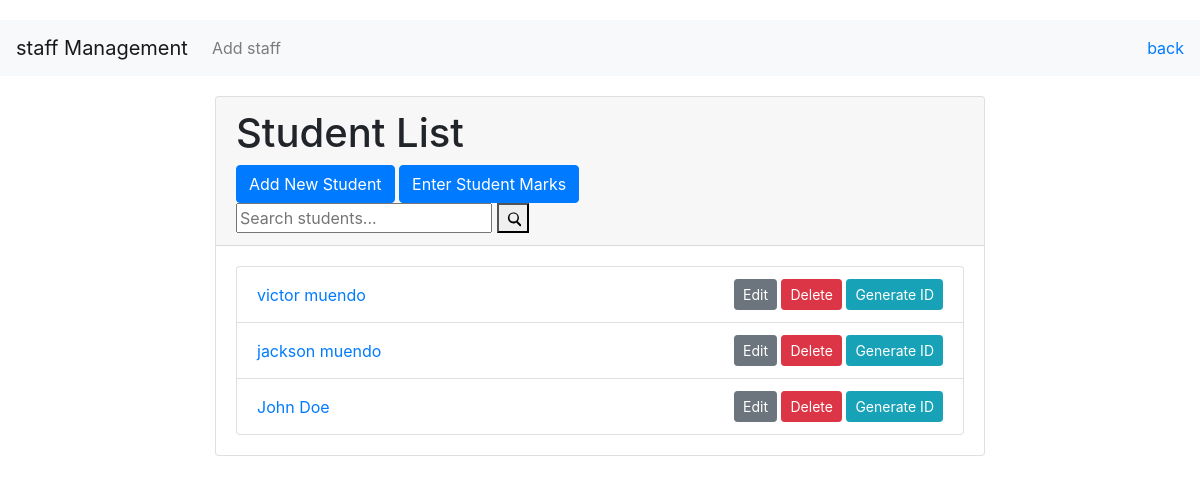
The page /student_management/students/ (signed in) on the database its author committed.
### student_management/models.py (models this page shows, shortened)
class Student(models.Model):
    GENDER_CHOICES = [
        ('M', 'Male'),
        ('F', 'Female'),
        ('O', 'Other'),
    ]
    name = models.CharField(max_length=100)
    age = models.PositiveIntegerField()
    email = models.EmailField(unique=True)
    phone = models.CharField(max_length=15, unique=True)
    location = models.CharField(max_length=100)
    hobby = models.CharField(max_length=100)
    gender = models.CharField(max_length=1, choices=GENDER_CHOICES)
    admission_number = models.CharField(max_length=12, unique=True, blank=True)
    serial_number = models.CharField(max_length=8, unique=True, editable=False)
    picture = models.ImageField(upload_to='student_pictures/', null=True, blank=True)

### student_management/views.py (the view)
# urls.py: path('students/', student_list, name='student_list'),
@login_required
def student_list(request):
    query = request.GET.get('search', '')
    students = Student.objects.filter(name__icontains=query)
    if request.headers.get('x-requested-with') == 'XMLHttpRequest':
        return JsonResponse(list(students.values('id', 'name')), safe=False)
    return render(request, 'student_list.html', {'students': students, 'query': query})

### asgiref/local.py (called while the page is built)
    def __getattr__(self, key):
        storage_object = self._data.get({})
        try:
            return storage_object[key]
        except KeyError:
            raise AttributeError(f"{self!r} object has no attribute {key!r}")

    def __setattr__(self, key: str, value: Any) -> None:
        if key == "_data":
            return super().__setattr__(key, value)
        storage_object = self._data.get({})
        storage_object[key] = value
        self._data.set(storage_object)

    def __delattr__(self, key: str) -> None:
        storage_object = self._data.get({})
        if key in storage_object:
            del storage_object[key]
            self._data.set(storage_object)
        else:
            raise AttributeError(f"{self!r} object has no attribute {key!r}")

    @contextlib.contextmanager
    def _lock_storage(self):
        if self._thread_critical:
            try:
                asyncio.get_running_loop()
            except RuntimeError:
                yield self._storage
            else:
                if not hasattr(self._storage, "cvar"):
                    self._storage.cvar = _CVar()
                yield self._storage.cvar
        else:
            with self._thread_lock:
                yield self._storage

    def __getattr__(self, key):
        with self._lock_storage() as storage:
            return getattr(storage, key)

    def __setattr__(self, key, value):
        if key in ("_local", "_storage", "_thread_critical", "_thread_lock"):
            return super().__setattr__(key, value)
        with self._lock_storage() as storage:
            setattr(storage, key, value)

    def __delattr__(self, key):
        with self._lock_storage() as storage:
            delattr(storage, key)

### student_management/templates/student_list.html (shortened to what this page needs)
{% extends 'base.html' %}
{% block content %}
<div class="card">
    <div class="card-header">
        <h1>Student List</h1>
        <a class="btn btn-primary" href="{% url 'student_create' %}">Add New Student</a>
        <a class="btn btn-primary" href="{% url 'enter_marks' 0 %}">Enter Student Marks</a>
        <form method="GET" action="{% url 'student_list' %}" class="search-form">
            <input type="text" id="search-input" name="search" value="{{ query }}" placeholder="Search students...">
            <button type="submit" class="search-button">
                <svg xmlns="http://www.w3.org/2000/svg" width="16" height="16" fill="currentColor" class="bi bi-search" viewBox="0 0 16 16">
                    <path d="M11.742 10.344a5.5 5.5 0 1 1 1.064-1.064l3.25 3.25a1 1 0 0 1-1.415 1.415l-3.25-3.25zM12.5 5.5a4 4 0 1 0-4 4 4 4 0 0 0 4-4z"/>
                </svg>
            </button>
        </form>
    </div>
    <div class="card-body">
        <ul class="list-group" id="student-list">
            {% for student in students %}
                <li class="list-group-item d-flex justify-content-between align-items-center">
                    <a href="{% url 'student_detail' student.pk %}">{{ student.name }}</a>
                    <span>
                        <a class="btn btn-secondary btn-sm" href="{% url 'student_update' student.pk %}">Edit</a>
                        <a class="btn btn-danger btn-sm" href="{% url 'student_delete' student.pk %}">Delete</a>
                        <a class="btn btn-info btn-sm" href="{% url 'studentid' student.pk %}">Generate ID</a>
                    </span>
                </li>
            {% empty %}
                <li class="list-group-item">No students found.</li>
            {% endfor %}
        </ul>
    </div>
</div>
{% endblock %}

### myapp/templates/base.html (style rules this page uses)
body { padding-top: 20px; }
.card { margin-bottom: 20px; }
.btn { text-align: center; }

### rows shown on the page
Student: name "victor muendo"
Student: name "jackson muendo"
Student: name "John Doe"
